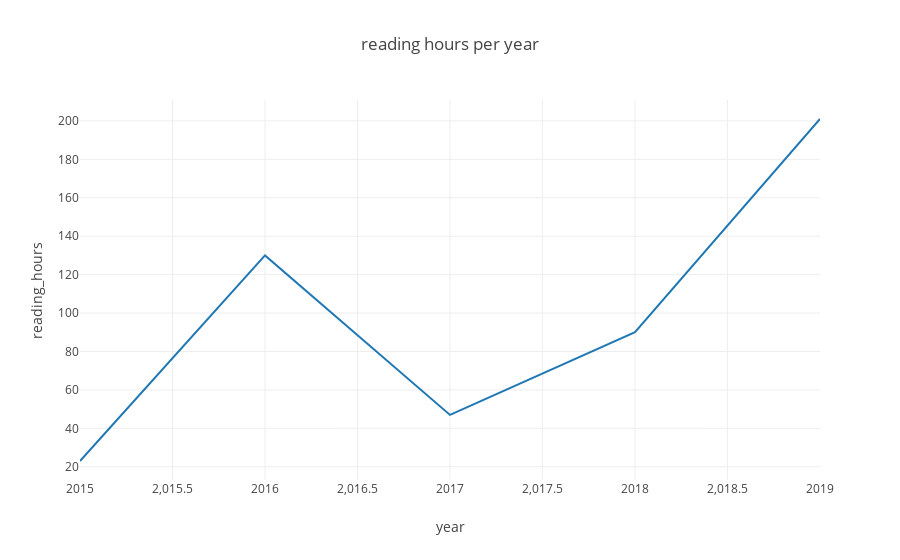

Notebook cell for this chart:
### Markdown cell above
### Adding axis labels

### Code cell
year = [2015,2016,2017,2018,2019]
reading_hours = [23,130,47,90,201]


trace = go.Scatter(
    x = year,
    y = reading_hours,
    mode = 'lines',
    name = 'lines'
)

data = [trace]

layout = dict(title = 'reading hours per year',
              xaxis = dict(title = 'year'),
              yaxis = dict(title = 'reading_hours'),
              )

fig = dict(data=data, 
           layout=layout)

iplot(fig, filename='styled-line')

### Figure 1 — Plotly figure (JSON) as saved in the notebook; plotly's stock layout.template omitted (floating-point values rounded to 4 significant figures)
{"data": [{"mode": "lines", "name": "lines", "type": "scatter", "uid": "7e55bb20-106f-43e7-9235-9a4d128d5f5f", "x": [2015, 2016, 2017, 2018, 2019], "y": [23, 130, 47, 90, 201]}], "layout": {"title": {"text": "reading hours per year"}, "xaxis": {"title": {"text": "year"}}, "yaxis": {"title": {"text": "reading_hours"}}}}
